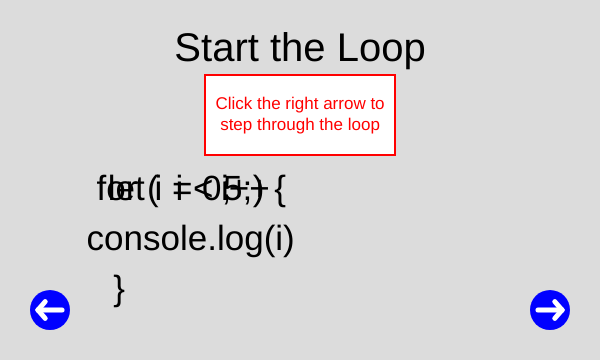
Frame 1 (no input)
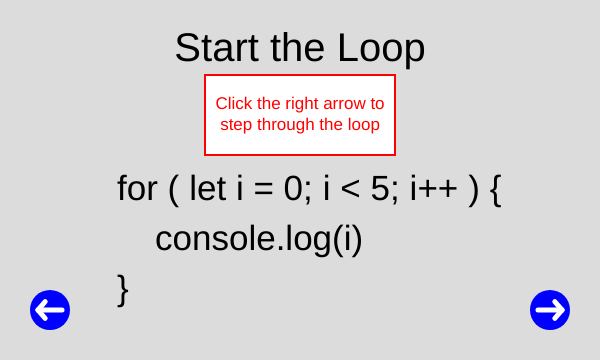
Frame 60 (no input)
Frame 120 (the mouse pressed at the canvas centre since frame 60): identical to frame 60, image omitted

The p5.js sketch that drew these frames (run headless with seeded random() and noise() and a simulated clock; from frame 60 on, the mouse is pressed at the canvas centre):

// p5.js sketch
// ── sketch.js
let step = 0
let totalSteps = 17
let loopText = ['for (', 'let i = 0;', 'i < 5;', 'i++', ') {', 'console.log(i)', '}']
let stepWords = ['Start the Loop', 'Step 1', 'Step 2', 'Step 3', 'Step 4', 'Step 5', 'Step 6', 'Step 7', 'Step 8', 'Step 9', 'Step 10', 'Step 11', 'Step 12', 'Step 13', 'Step 14', 'Step 15', 'Step 16', 'Step 17']
let explanationWords = ['Click the right arrow to\nstep through the loop', 'Initialize i with\nthe value 0', 'i equals 0 and\n0 is less than 5', 'Print 0 to the screen', 'Increment i,\nnow i equals 1', 'i equals 1 and\n1 is less than 5', 'Print 1 to the screen', 'Increment i,\nnow i equals 2', 'i equals 2 and\n2 is less than 5', 'Print 2 to the screen', 'Increment i,\nnow i equals 3', 'i equals 3 and\n3 is less than 5', 'Print 3 to the screen', 'Increment i,\nnow i equals 4', 'i equals 4 and\n4 is less than 5', 'Print 4 to the screen', 'Increment i,\nnow i equals 5', 'i equals 5 and\n5 is NOT less than 5,\nloop ends']

function setup() {
  createCanvas(600, 360);
  angleMode(DEGREES)
  textAlign(CENTER, CENTER)
  rectMode(CENTER)
}

function draw() {
  background(220);
  drawButton(width - 50, height - 50, 'right')
  drawButton(50, height - 50, 'left')
  // showStepText(step)
  drawLoopText(step, loopText)
}

function makeBubble(x, y, words) {
  // draw the bubble
  let w = 190
  let h = 80
  let arrowSide = 15
  stroke('red')
  fill('white')
  strokeWeight(2)
  if (step == 0) {
    rect(width/2, 115, w, h)
  } else if (![3, 6, 9, 12, 15].includes(step)) {
    beginShape()
    vertex(x - w/2, y - h/2)
    vertex(x + w/2, y - h/2)
    vertex(x + w/2, y + h/2)
    vertex(x + arrowSide, y + h/2)
    vertex(x, y + h/2 + arrowSide)
    vertex(x - arrowSide, y + h/2)
    vertex(x - w/2, y + h/2)
    endShape(CLOSE)
  } else {
    y += 160
    beginShape()
    vertex(x - w/2, y - h/2)
    vertex(x - arrowSide, y - h/2)
    vertex(x, y - h/2 - arrowSide)
    vertex(x + arrowSide, y - h/2)
    vertex(x + w/2, y - h/2)
    vertex(x + w/2, y + h/2)
    vertex(x - w/2, y + h/2)
    endShape(CLOSE)
  }
  
  // add text to the bubble
  noStroke()
  fill('red')
  textSize(17)
  text(words, x, y)
}

function drawLoopText(step, loopText) {
  // draws and colors the text of the for-loop
  // to the canvas
  
  noStroke()
  
  let x0 = 117 + textWidth(loopText[0]) / 2
  let x1 = x0 + textWidth(loopText[0])/2 + 10 + textWidth(loopText[1])/2
  let x2 = x1 + textWidth(loopText[1])/2 + 10 + textWidth(loopText[2])/2
  let x3 = x2 + textWidth(loopText[2])/2 + 10 + textWidth(loopText[3])/2
  let x4 = x3 + textWidth(loopText[3])/2 + 10 + textWidth(loopText[4])/2
  let x5 = 155 + textWidth(loopText[5])/2
  let x6 = 117 + textWidth(loopText[6])/2
  
  let c0 = 'black'
  let c1 = 'black'
  let c2 = 'black'
  let c3 = 'black'
  let c4 = 'black'
  let c5 = 'black'
  let c6 = 'black'
  
  if (step == 0) {
    showStepText(step, width/2, 115)
  } else if (step == 1) {
    c1 = 'red'
    showStepText(step, x1, 115)
  } else if ([2, 5, 8, 11, 14, 17].includes(step)) {
    c1 = 'black'
    c2 = 'red'
    showStepText(step, x2, 115)
  } else if ([3, 6, 9, 12, 15].includes(step)) {
    c2 = 'black'
    c5 = 'red'
    showStepText(step, x5, 155)
  } else if ([4, 7, 10, 13, 16].includes(step)) {
    c5 = 'black'
    c3 = 'red'
    showStepText(step, x3, 115)
  }
  
  textSize(35)
  fill(c0)
  text(loopText[0], x0, 190)
  fill(c1)
  text(loopText[1], x1, 190)
  fill(c2)
  text(loopText[2], x2, 190)
  fill(c3)
  text(loopText[3], x3, 190)
  fill(c4)
  text(loopText[4], x4, 190)
  fill(c5)
  text(loopText[5], x5, 240)
  fill(c6)
  text(loopText[6], x6, 290)
}

function stepText(stepWords, explanationWords, x, y) {
  textSize(40)
  fill('black')
  text(stepWords, width/2, 50)
  fill('red')
  textSize(30)
  makeBubble(x, y, explanationWords)
}

function showStepText(step, x, y) {
  fill('black')
  noStroke()
  stepText(stepWords[step], explanationWords[step], x, y)
}

function mousePressed() {
  if (dist(mouseX, mouseY, width - 50, height - 50) < 20) {
    if (step + 1 <= totalSteps) {
      step++
    } else {
      step = 0
    }
  } else if (dist(mouseX, mouseY, 50, height - 50) < 20) {
    if (step - 1 >= 0) {
      step--
    } else {
      step = totalSteps
    }
  }
}

function drawButton(x, y, dir) {
  let radius = 20
  let r = radius * 0.6
  
  noStroke()
  fill('blue')
  circle(x, y, radius * 2)
  
  stroke('white')
  strokeWeight(5)
  let x1 = r * cos(0) + x
  let y1 = r * sin(0) + y
  let x2 = r * cos(180) + x
  let y2 = r * sin(180) + y
  line(x1, y1, x2, y2)
  if (dir === 'left') {
    let x3 = r * 0.8 * cos(240) + x
    let y3 = r * 0.8 * sin(240) + y
    line(x2, y2, x3, y3)
    
    let x4 = r * 0.8 * cos(120) + x
    let y4 = r * 0.8 * sin(120) + y
    line(x2, y2, x4, y4)
  } else if (dir === 'right') {   
    let x3 = r * 0.8 * cos(300) + x
    let y3 = r * 0.8 * sin(300) + y
    line(x1, y1, x3, y3)
    
    let x4 = r * 0.8 * cos(60) + x
    let y4 = r * 0.8 * sin(60) + y
    line(x1, y1, x4, y4)    
  }
}
